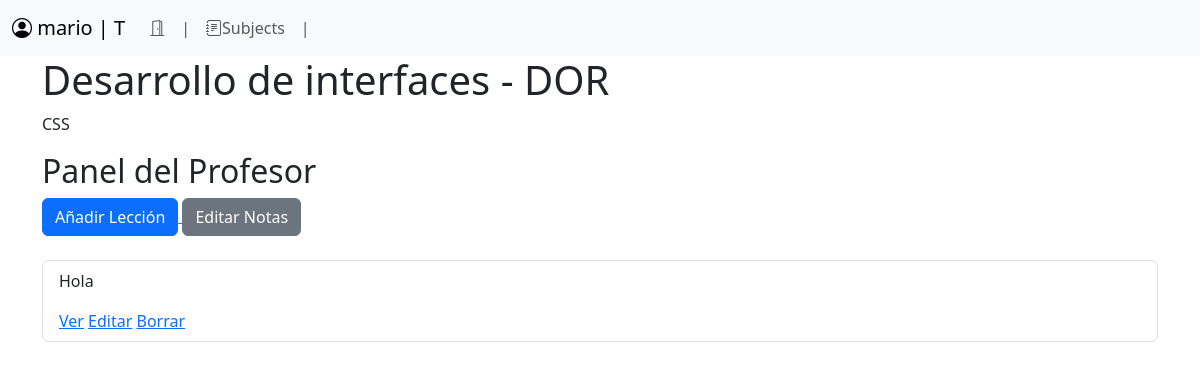
/subjects/DOR/ (signed in), run on the app's committed database.
### users/models.py (models this page shows, shortened)
class Profile(models.Model):
    class Role(models.TextChoices):
        STUDENT = 'S', 'Student'
        TEACHER = 'T', 'Teacher'
    role = models.CharField(max_length=1, choices=Role, default=Role.STUDENT)
    user = models.OneToOneField(User, on_delete=models.CASCADE, related_name='profile')
    bio = models.TextField(blank=True)
    avatar = models.ImageField(upload_to='avatars/noavatar.png', blank=True, null=True)

### subjects/models.py (models this page shows, shortened)
class Subject(models.Model):
    code = models.CharField(unique=True, max_length=255)
    name = models.CharField(max_length=255)
    description = models.TextField(
        blank=True,
    )
    students = models.ManyToManyField(User, related_name='student_subjects', through='Enrollment')
    teacher = models.ForeignKey(
        User,
        on_delete=models.CASCADE,
        related_name='teacher_subjects',
    )

class Lesson(models.Model):
    subject = models.ForeignKey(Subject, on_delete=models.CASCADE, related_name='lessons')
    title = models.CharField(max_length=255)
    content = models.TextField(
        blank=True,
    )

### subjects/views.py (the view)
# urls.py: path('<str:code>/', views.subject_detail, name='subject-detail'),
def subject_detail(request, code):
    subject = Subject.objects.get(code=code)
    enrollment = False
    grade = False
    lessons = subject.lessons.all()
    print(request.user)
    profile = request.user.profile
    if profile.role == Profile.Role.TEACHER:
        is_teacher = True
    else:
        is_teacher = False
        enrollment = subject.enrollments.filter(student=request.user).first()
        grade = enrollment.mark
    return render(
        request,
        'subjects/subject_detail.html',
        {
            'subject': subject,
            'is_teacher': is_teacher,
            'lessons': lessons,
            'grade': grade,
        },
    )

### subjects/templates/subjects/subject_detail.html (shortened to what this page needs)
{% extends "base.html" %}
{% block navbar %}
{% include "shared/navbar.html" %}
{% endblock navbar %}
{% block content %}
<h1>{{ subject.name }} - {{ subject.code }}</h1>
<p>{{ subject.description }}</p>
{% if is_teacher %}
    <h2>Panel del Profesor</h2>
    <a href="{% url 'subjects:add-lesson' subject.code %}">
        <button class="btn btn-primary">Añadir Lección</button>
    </a>
    <a href="{% url 'subjects:edit-marks' subject.code %}">
        <button class="btn btn-secondary">Editar Notas</button>
    </a>
    <ul class="list-group mt-4">
        {% for lesson in lessons %}
            <li class="list-group-item">
                <p>{{ lesson.title }}</p>
                <a href="{% url 'subjects:lesson-detail' lesson.pk %}">Ver</a>
                <a href="{% url 'subjects:edit-lesson' lesson.pk %}">Editar</a>
                <a href="{% url 'subjects:delete-lesson' lesson.pk %}">Borrar</a>
            </li>
        {% endfor %}
    </ul>
{% endif %}
{% endblock content %}

### shared/templates/shared/navbar.html (shortened to what this page needs)
{% extends "base.html" %}
{% block navbar %}
<nav class="navbar navbar-expand-lg bg-body-tertiary ">
  <div class="container-fluid ">
    <a class="navbar-brand " href="#">
      <i class="bi bi-person-circle"></i>
      {{request.user.username}} | {{request.user.profile.role}}
    </a>
    <div class="collapse navbar-collapse" id="navbarNav">
      <ul class="navbar-nav">
        <li class="nav-item">
          <a class="nav-link" href="{% url 'logout' %}"><i class="bi bi-door-open"></i></a>
        </li>
        <li class="nav-item">
          <a class="nav-link" href="#">|</a>
        </li>
        <li class="nav-item">
          <a class="nav-link" href="{% url "subjects:subject-list" %}"><i class="bi bi-journal-text"></i>Subjects</a>
        </li>
        <li class="nav-item">
          <a class="nav-link" href="#">|</a>
        </li>
      </ul>
    </div>
  </div>
</nav>
{% endblock navbar %}

### data on the page
Subject: name "Desarrollo de interfaces", code "DOR", description "CSS"
Lesson: title "Hola"

### other printed values
{{ request.user.username }} "mario"
{{ request.user.profile.role }} "T"
